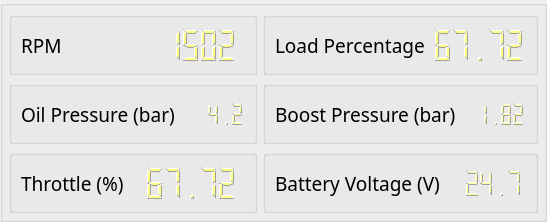
         <widget class="QGroupBox" name="groupBox_16">
          <property name="maximumSize">
           <size>
            <width>16777215</width>
            <height>248</height>
           </size>
          </property>
          <property name="font">
           <font>
            <family>Titillium Web</family>
            <pointsize>16</pointsize>
           </font>
          </property>
          <property name="title">
           <string/>
          </property>
          <layout class="QGridLayout" name="gridLayout_12">
           <property name="leftMargin">
            <number>6</number>
           </property>
           <property name="topMargin">
            <number>6</number>
           </property>
           <property name="rightMargin">
            <number>6</number>
           </property>
           <property name="bottomMargin">
            <number>6</number>
           </property>
           <item row="2" column="0">
            <widget class="QGroupBox" name="groupBox_21">
             <property name="title">
              <string/>
             </property>
             <layout class="QGridLayout" name="gridLayout_19">
              <item row="0" column="1">
               <widget class="QLCDNumber" name="thottposnlcd_3">
                <property name="styleSheet">
                 <string notr="true">color: rgb(255, 255, 127);</string>
                </property>
                <property name="frameShape">
                 <enum>QFrame::Shape::NoFrame</enum>
                </property>
                <property name="smallDecimalPoint">
                 <bool>false</bool>
                </property>
                <property name="value" stdset="0">
                 <double>67.719999999999999</double>
                </property>
               </widget>
              </item>
              <item row="0" column="0">
               <widget class="QLabel" name="label_25">
                <property name="font">
                 <font>
                  <family>Titillium Web</family>
                  <pointsize>14</pointsize>
                 </font>
                </property>
                <property name="text">
                 <string>Throttle (%)</string>
                </property>
               </widget>
              </item>
             </layout>
            </widget>
           </item>
           <item row="2" column="1">
            <widget class="QGroupBox" name="groupBox_22">
             <property name="title">
              <string/>
             </property>
             <layout class="QGridLayout" name="gridLayout_20">
              <item row="0" column="1">
               <widget class="QLCDNumber" name="battvlcd_4">
                <property name="styleSheet">
                 <string notr="true">color: rgb(255, 255, 127);</string>
                </property>
                <property name="frameShape">
                 <enum>QFrame::Shape::NoFrame</enum>
                </property>
                <property name="smallDecimalPoint">
                 <bool>false</bool>
                </property>
                <property name="value" stdset="0">
                 <double>24.699999999999999</double>
                </property>
               </widget>
              </item>
              <item row="0" column="0">
               <widget class="QLabel" name="label_26">
                <property name="font">
                 <font>
                  <family>Titillium Web</family>
                  <pointsize>14</pointsize>
                 </font>
                </property>
                <property name="text">
                 <string>Battery Voltage (V)</string>
                </property>
               </widget>
              </item>
             </layout>
            </widget>
           </item>
           <item row="0" column="1">
            <widget class="QGroupBox" name="groupBox_18">
             <property name="font">
              <font>
               <family>Titillium Web</family>
               <pointsize>14</pointsize>
              </font>
             </property>
             <property name="title">
              <string/>
             </property>
             <layout class="QGridLayout" name="gridLayout_16">
              <item row="0" column="1">
               <widget class="QLCDNumber" name="engloadlcd_2">
                <property name="styleSheet">
                 <string notr="true">color: rgb(255, 255, 127);</string>
                </property>
                <property name="frameShape">
                 <enum>QFrame::Shape::NoFrame</enum>
                </property>
                <property name="smallDecimalPoint">
                 <bool>false</bool>
                </property>
                <property name="value" stdset="0">
                 <double>67.719999999999999</double>
                </property>
               </widget>
              </item>
              <item row="0" column="0">
               <widget class="QLabel" name="label_22">
                <property name="font">
                 <font>
                  <family>Titillium Web</family>
                  <pointsize>14</pointsize>
                 </font>
                </property>
                <property name="text">
                 <string>Load Percentage</string>
                </property>
               </widget>
              </item>
             </layout>
            </widget>
           </item>
           <item row="1" column="0">
            <widget class="QGroupBox" name="groupBox_20">
             <property name="maximumSize">
              <size>
               <width>16777215</width>
               <height>160</height>
              </size>
             </property>
             <property name="title">
              <string/>
             </property>
             <layout class="QGridLayout" name="gridLayout_18">
              <item row="0" column="0">
               <widget class="QLabel" name="label_24">
                <property name="font">
                 <font>
                  <family>Titillium Web</family>
                  <pointsize>14</pointsize>
                 </font>
                </property>
                <property name="text">
                 <string>Oil Pressure (bar)</string>
                </property>
               </widget>
              </item>
              <item row="0" column="1">
               <widget class="QLCDNumber" name="oillcd_2">
                <property name="styleSheet">
                 <string notr="true">color: rgb(255, 255, 127);</string>
                </property>
                <property name="frameShape">
                 <enum>QFrame::Shape::NoFrame</enum>
                </property>
                <property name="smallDecimalPoint">
                 <bool>false</bool>
                </property>
                <property name="value" stdset="0">
                 <double>4.200000000000000</double>
                </property>
               </widget>
              </item>
             </layout>
            </widget>
           </item>
           <item row="1" column="1">
            <widget class="QGroupBox" name="groupBox_19">
             <property name="title">
              <string/>
             </property>
             <layout class="QGridLayout" name="gridLayout_17">
              <item row="0" column="1">
               <widget class="QLCDNumber" name="boostlcd_2">
                <property name="font">
                 <font>
                  <family>Titillium Web</family>
                  <pointsize>19</pointsize>
                 </font>
                </property>
                <property name="styleSheet">
                 <string notr="true">color: rgb(255, 255, 127);</string>
                </property>
                <property name="frameShape">
                 <enum>QFrame::Shape::NoFrame</enum>
                </property>
                <property name="smallDecimalPoint">
                 <bool>false</bool>
                </property>
                <property name="segmentStyle">
                 <enum>QLCDNumber::SegmentStyle::Filled</enum>
                </property>
                <property name="value" stdset="0">
                 <double>1.820000000000000</double>
                </property>
               </widget>
              </item>
              <item row="0" column="0">
               <widget class="QLabel" name="label_23">
                <property name="font">
                 <font>
                  <family>Titillium Web</family>
                  <pointsize>14</pointsize>
                 </font>
                </property>
                <property name="text">
                 <string>Boost Pressure (bar)</string>
                </property>
               </widget>
              </item>
             </layout>
            </widget>
           </item>
           <item row="0" column="0">
            <widget class="QGroupBox" name="groupBox_17">
             <property name="maximumSize">
              <size>
               <width>99999</width>
               <height>160</height>
              </size>
             </property>
             <property name="title">
              <string/>
             </property>
             <layout class="QGridLayout" name="gridLayout_15">
              <item row="0" column="1">
               <widget class="QLCDNumber" name="lcdrpm">
                <property name="styleSheet">
                 <string notr="true">color: rgb(255, 255, 127);</string>
                </property>
                <property name="frameShape">
                 <enum>QFrame::Shape::NoFrame</enum>
                </property>
                <property name="smallDecimalPoint">
                 <bool>false</bool>
                </property>
                <property name="value" stdset="0">
                 <double>1502.000000000000000</double>
                </property>
               </widget>
              </item>
              <item row="0" column="0">
               <widget class="QLabel" name="label_21">
                <property name="font">
                 <font>
                  <family>Titillium Web</family>
                  <pointsize>14</pointsize>
                 </font>
                </property>
                <property name="text">
                 <string>RPM</string>
                </property>
               </widget>
              </item>
             </layout>
            </widget>
           </item>
          </layout>
         </widget>
